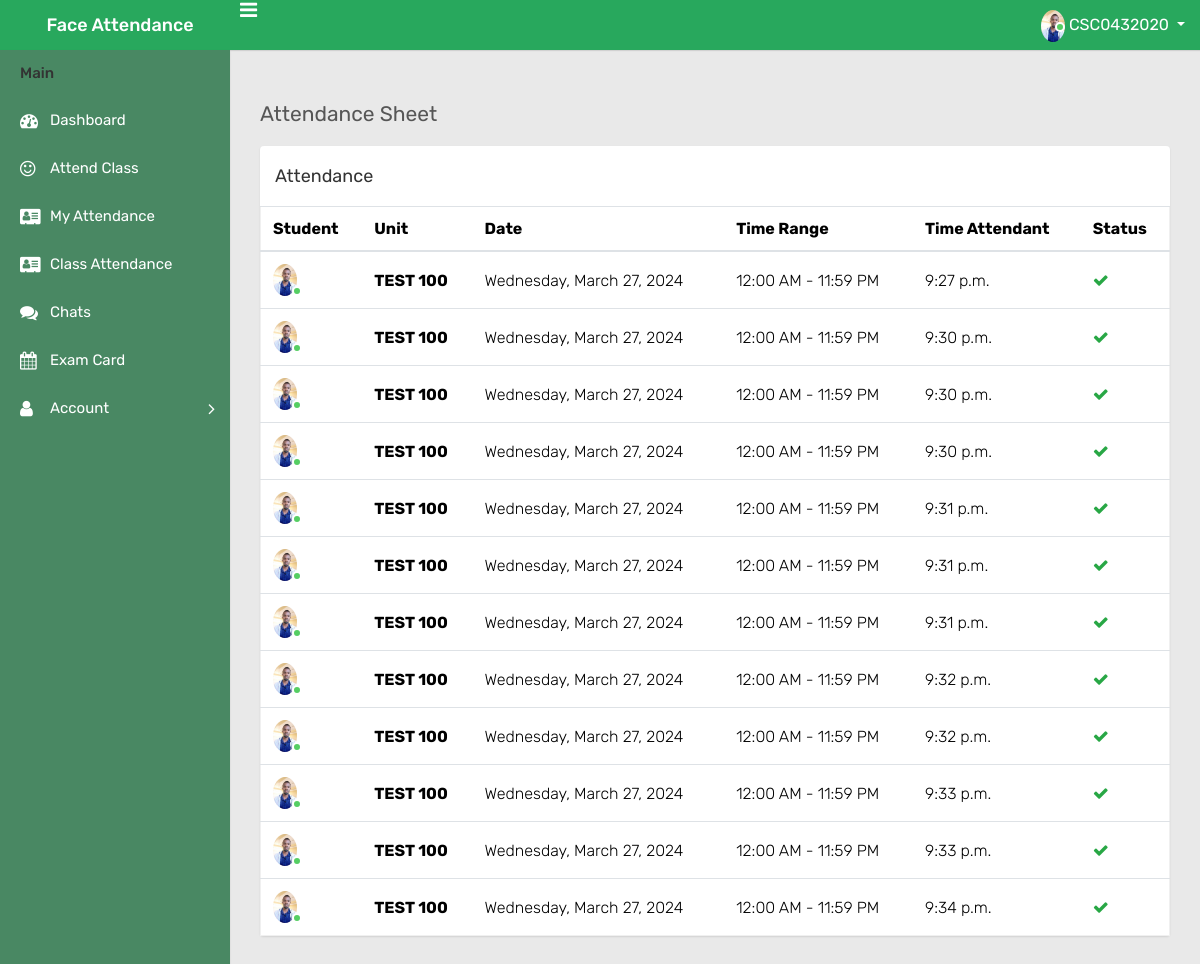
Before: /attendance (signed in) with the older database file.
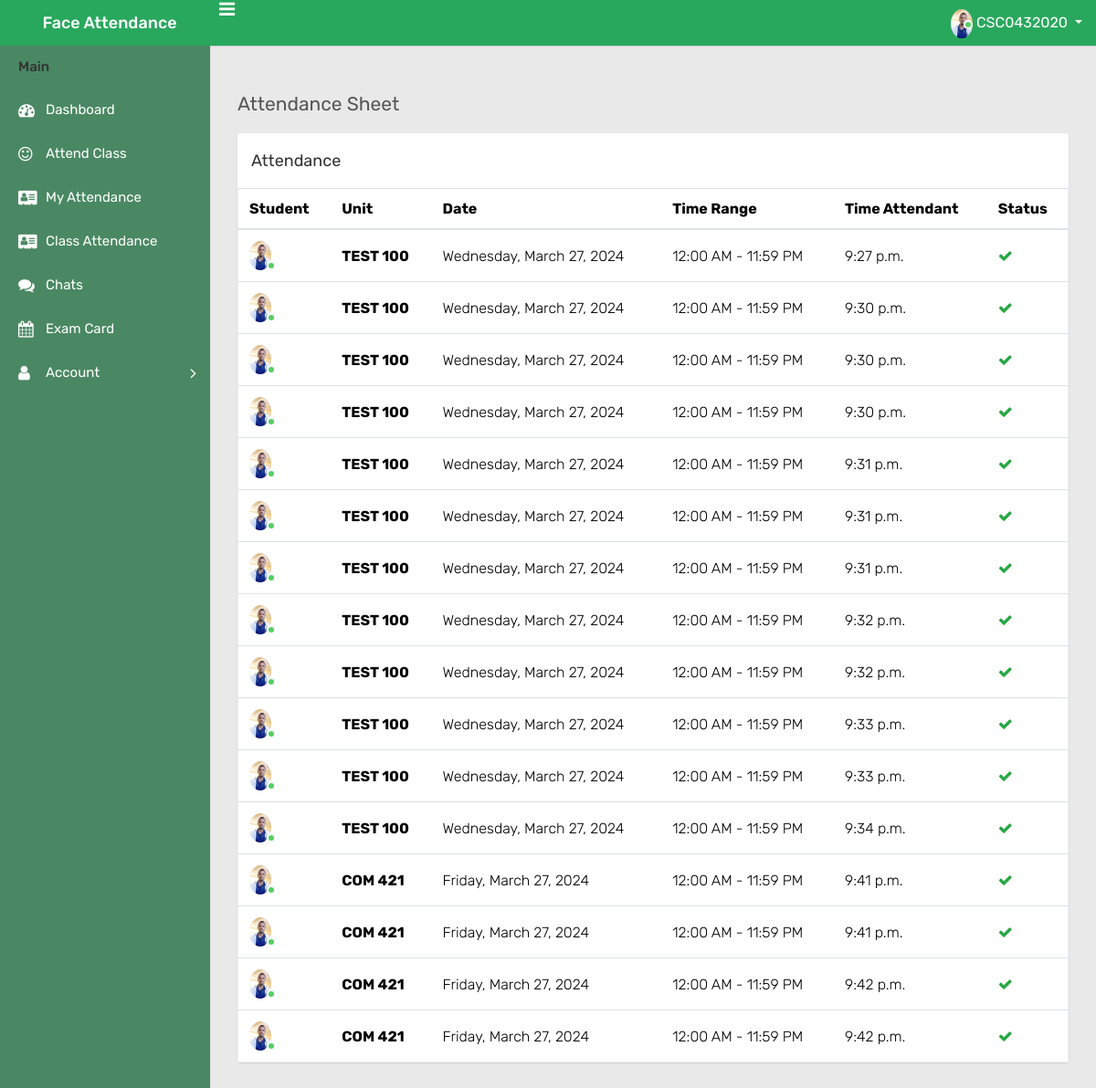
After: the same page with the newer database file.
### app/models.py (models this page shows, shortened)
class Student(models.Model):
    user = models.OneToOneField(User, null = True, blank = True, on_delete= models.CASCADE)
    first_name = models.CharField(max_length=200, null=True, blank=True)
    last_name = models.CharField(max_length=200, null=True, blank=True)
    admission_no = models.CharField(max_length=20, null=True, blank=True)
    phone = models.CharField(max_length=200, null=True, blank=True)
    email = models.CharField(max_length=200, null=True, blank=True)
    gender = models.CharField(max_length=200, null=True, blank=True)
    school = models.CharField(max_length=200, blank=True, null=True)
    department = models.CharField(max_length=200, blank=True, null=True)
    course = models.CharField(max_length=200, null=True, blank=True)
    year = models.CharField(max_length=200, null=True, blank=True)
    semester = models.CharField(max_length=200, null=True, blank=True)
    units = models.CharField(max_length=200, blank=True, null=True)

class Profile(models.Model):
    student = models.OneToOneField(Student, null=True, blank=True, on_delete=models.CASCADE)
    profile_photo = models.ImageField(null=True, blank=True, upload_to="media/")

class takeAttendance(models.Model):
    student = models.ForeignKey(Student, on_delete=models.CASCADE)
    unitAttendent = models.JSONField()
    date = models.DateField(auto_now_add = True, null = True)
    time = models.TimeField(auto_now_add=True, null = True)
    status = models.CharField(max_length=200, null = True, default='Absent')
    week = models.IntegerField()

### app/views.py (the view)
# urls.py: path('attendance', views.Attendance, name='attendance'),
def Attendance(request):
    logged_in_user = request.user
    student = Student.objects.get(user=logged_in_user)
    units_list = json.loads(student.units)
    this_week = get_week_number()
    registerAttendance = takeAttendance.objects.filter(student=student)
    context = {'units_list':units_list, 'registerAttendance':registerAttendance}
    return render(request, 'app/attendance.html', context)

### app/views.py (called while the page is built)
def get_week_number():
    now = datetime.now()
    if now:
        return now.date().weekday() + 1

### app/templates/app/attendance.html (shortened to what this page needs)
﻿{% extends 'main.html' %}
{% load static %}
{% block content %}
<div class="page-wrapper">
    <div class="content">
        <div class="row">
            <div class="col-sm-12">
                <h4 class="page-title">Attendance Sheet</h4>
            </div>
        </div>
            <div class="row">
            <div class="col-12 col-md-6 col-lg-12 col-xl-12">
                <div class="card">
                    <div class="card-header">
                        <h4 class="card-title d-inline-block">Attendance</h4>
                    </div>
                    <div class="card-block">
                        <div class="table-responsive">
                            <table class="table mb-0 new-patient-table">
                                <thead>
                                    <tr>
                                        <th>Student</th>
                                        <th>Unit</th>
                                        <th>Date</th>
                                        <th>Time Range</th>
                                        <th>Time Attendant</th>
                                        <th>Status</th>
                                    </tr>
                                </thead>
                                <tbody>
                                    {% for data in registerAttendance %}
                                    <tr>
                                        <td>
                                            <span class="user-img">
                                                <img class="rounded-circle"
                                                    src="{{user.student.profile.profile_photo.url}}" width="24"
                                                    alt="Admin">
                                                <span class="status online"></span>
                                            </span>
                                        </td>
                                        <th>{{data.unitAttendent.code}}</th>
                                        <td>{{data.unitAttendent.day}}, {{data.date}}</td>
                                        <td>{{data.unitAttendent.startTime}} - {{data.unitAttendent.endTime}}</td>
                                        <td>{{data.time}}</td>
                                        {% for unit in units_list %}
                                        {% if data.unitAttendent.code == unit.code %}
                                        {% if data.status == 'Present' %}
                                        <td><i class="fa fa-check text-success"></i></td>
                                        {% else %}
                                        <td><i class="fa fa-close text-danger"></i></td>
                                        {% endif %}
                                        {% endif %}
                                        {% endfor %}
                                    </tr>
                                    {% endfor %}
                                </tbody>
                            </table>
                        </div>
                    </div>
                </div>
            </div>
    </div>
</div>
{% endblock content %}

### templates/main.html
{% include 'base.html' %}
{% block content %}
{% endblock content %}

### templates/base.html (shortened to what this page needs)
{% load static %}
<!DOCTYPE html>
<html lang="en">
<head>
    <link rel="stylesheet" href="https://cdn.jsdelivr.net/gh/bbbootstrap/libraries@main/choices.min.css">
    <link rel="stylesheet" href="{% static 'css/bootstrap.min.css' %}">
    <link rel="stylesheet" href="{% static 'css/font-awesome.min.css' %}">
    <link rel="stylesheet" href="{% static 'css/bootstrap-datetimepicker.min.css' %}">
    <link rel="stylesheet" href="{% static 'css/select2.min.css' %}">
    <link rel="stylesheet" href="{% static 'css/style.css' %}">
</head>
<body>
    <div class="main-wrapper">
        <div class="header">
            <div class="header-left">
                <a href="index.html" class="logo">
                    <span>Face Attendance</span>
                </a>
            </div>
            <a id="toggle_btn" href="javascript:void(0);"><i class="fa fa-bars"></i></a>
            <ul class="nav user-menu float-right">
                <li class="nav-item dropdown has-arrow">
                    <a href="#" class="dropdown-toggle nav-link user-link" data-toggle="dropdown">
                        <span class="user-img">
                            <img class="rounded-circle" src="{{user.student.profile.profile_photo.url}}" width="24"
                                alt="Admin">
                            <span class="status online"></span>
                        </span>
                        <span>{{user.username}}</span>
                    </a>
                </li>
            </ul>
        </div>
        <div class="sidebar" id="sidebar">
            <div class="sidebar-inner slimscroll">
                <div id="sidebar-menu" class="sidebar-menu">
                    <ul>
                        <li class="menu-title">Main</li>
                        <li>
                            <a href="{% url 'index' %}"><i class="fa fa-dashboard"></i> <span>Dashboard</span></a>
                        </li>
                        <li>
                            <a href="{% url 'attend' %}"><i class="fa fa-smile-o"></i> <span>Attend Class</span></a>
                        </li>
                        <li>
                            <a href="{% url 'attendance' %}"><i class="fa fa-address-card"></i> <span>My
                                    Attendance</span></a>
                        </li>
                        <li>
                            <a href="{% url 'classAttendance' %}"><i class="fa fa-address-card"></i> <span>Class
                                    Attendance</span></a>
                        </li>
                        <li>
                            <a href="{% url 'chat' %}"><i class="fa fa-comments"></i> <span>Chats</span></a>
                        </li>
                        <li>
                            <a href="{% url 'examcard' %}"><i class="fa fa-calendar"></i> <span>Exam Card</span></a>
                        </li>
                        <li class="submenu">
                            <a href="#"><i class="fa fa-user"></i> <span> Account </span> <span
                                    class="menu-arrow"></span></a>
                        </li>
                    </ul>
                </div>
            </div>
        </div>
    </div>
</body>
</html>

Changed rows visible on the page:
added takeAttendance: student.profile.profile_photo (picture), unitAttendent.code "COM 421", unitAttendent.day "Friday", date "March 27, 2024", unitAttendent.startTime "12:00 AM", unitAttendent.endTime "11:59 PM", time "9:41 p.m.", status "Present" (drawn)
added takeAttendance: student.profile.profile_photo (picture), unitAttendent.code "COM 421", unitAttendent.day "Friday", date "March 27, 2024", unitAttendent.startTime "12:00 AM", unitAttendent.endTime "11:59 PM", time "9:41 p.m.", status "Present" (drawn)
added takeAttendance: student.profile.profile_photo (picture), unitAttendent.code "COM 421", unitAttendent.day "Friday", date "March 27, 2024", unitAttendent.startTime "12:00 AM", unitAttendent.endTime "11:59 PM", time "9:42 p.m.", status "Present" (drawn)
added takeAttendance: student.profile.profile_photo (picture), unitAttendent.code "COM 421", unitAttendent.day "Friday", date "March 27, 2024", unitAttendent.startTime "12:00 AM", unitAttendent.endTime "11:59 PM", time "9:42 p.m.", status "Present" (drawn)
